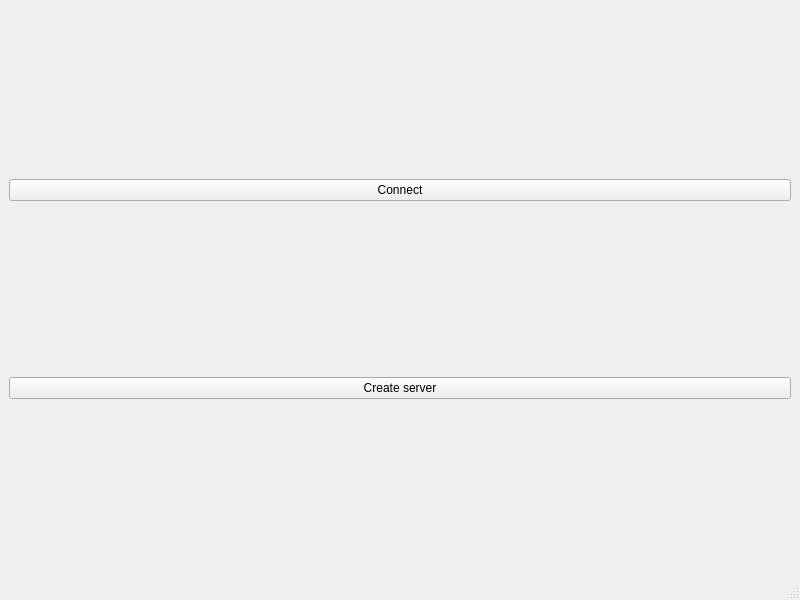
<?xml version="1.0" encoding="UTF-8"?>
<ui version="4.0">
 <class>MainMultiplayer</class>
 <widget class="QMainWindow" name="MainMultiplayer">
  <property name="geometry">
   <rect>
    <x>0</x>
    <y>0</y>
    <width>800</width>
    <height>600</height>
   </rect>
  </property>
  <property name="cursor">
   <cursorShape>PointingHandCursor</cursorShape>
  </property>
  <property name="windowTitle">
   <string>MainMultiplayer</string>
  </property>
  <widget class="QWidget" name="centralwidget">
   <layout class="QVBoxLayout" name="verticalLayout_2">
    <item>
     <widget class="QPushButton" name="connect_button">
      <property name="text">
       <string>Connect</string>
      </property>
     </widget>
    </item>
    <item>
     <widget class="QPushButton" name="create_server_button">
      <property name="text">
       <string>Create server</string>
      </property>
      <property name="autoDefault">
       <bool>false</bool>
      </property>
     </widget>
    </item>
   </layout>
  </widget>
  <widget class="QMenuBar" name="menubar">
   <property name="geometry">
    <rect>
     <x>0</x>
     <y>0</y>
     <width>800</width>
     <height>31</height>
    </rect>
   </property>
  </widget>
  <widget class="QStatusBar" name="statusbar"/>
 </widget>
 <resources/>
 <connections/>
</ui>
